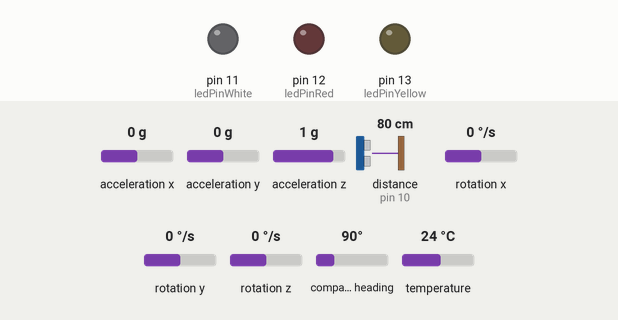
Recording of a sketch running on a simulated Arduino Uno, built for the host (arithmetic inside an expression is 32-bit, double 64-bit). On the bench: output pins drawn as LEDs (lit = HIGH). Wiring (inferred from the names in the program): ultrasonic range finder: trigger pin 9; echo pin 10. Inputs (shaded band) come from the test bench; at power-on: distance to the obstacle (sensor on pin 10) 80 cm, acceleration x 0 g, acceleration y 0 g, acceleration z 1 g, rotation x 0 °/s, rotation y 0 °/s, rotation z 0 °/s, compass heading 90°, temperature 24 °C. The echo pulse lasts 58.3 µs per cm; pins used as bus, display or sensor lines are not drawn; what the sketch prints to the serial monitor is not drawn.

Above: at 2.8 s.
2.9 s: distance to the obstacle (sensor on pin 10) set to 66 cm
At 4.4 s:
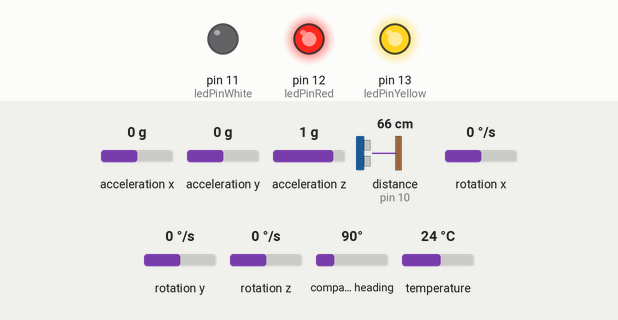
Timing chart, 0 to 9.5 s (numbered marks = the images above; inputs shaded):
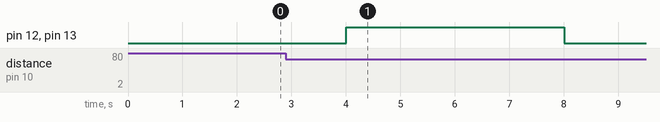

Measured:
- the behaviour switches between 72 and 71 cm on distance to the obstacle (sensor on pin 10) (found by bisection; images 0 and 1)
- after the input at 2.9 s, pin 12 (ledPinRed), pin 13 (ledPinYellow): LOW → HIGH after 1.1 s, → LOW 4.0 s later

The sketch:

_9DOF_RFID_Ultrasound.ino
```cpp
int ledPinYellow = 13;
int ledPinRed = 12;
int ledPinWhite = 11;

const int trigPin = 9;
const int echoPin = 10;
// defines variables
long duration;
int distance;

#include <SPI.h>
#include <Wire.h>
#include <Adafruit_Sensor.h>
#include <Adafruit_LSM9DS0.h>

Adafruit_LSM9DS0 lsm = Adafruit_LSM9DS0(1000);

#define LSM9DS0_XM_CS 10
#define LSM9DS0_GYRO_CS 9

#define LSM9DS0_SCLK 13
#define LSM9DS0_MISO 12
#define LSM9DS0_MOSI 11

#include <Adafruit_PN532.h>

// If using the breakout with SPI, define the pins for SPI communication.
#define PN532_SCK  (2)
#define PN532_MOSI (3)
#define PN532_SS   (4)
#define PN532_MISO (5)

// If using the breakout or shield with I2C, define just the pins connected
// to the IRQ and reset lines.  Use the values below (2, 3) for the shield!
#define PN532_IRQ   (2)
#define PN532_RESET (3)  // Not connected by default on the NFC Shield

// Or use this line for a breakout or shield with an I2C connection:
Adafruit_PN532 nfc(PN532_IRQ, PN532_RESET);

#if defined(ARDUINO_ARCH_SAMD)
   #define Serial SerialUSB
#endif

#include <avr/sleep.h>
#include <avr/power.h>

volatile int f_timer=0;
volatile int threshold = 0;
const unsigned int twosec = 34286;
const unsigned int foursec = 3036;
volatile unsigned int delay_period=0;

bool magnet_awake = false;
bool RFID_awake = false;

ISR(TIMER1_OVF_vect)
{
  TCNT1 = twosec;
  RFID_awake = false;
  magnet_awake = false;
  digitalWrite(ledPinYellow, LOW);
  digitalWrite(ledPinRed, LOW);
  digitalWrite(ledPinWhite, LOW);
  /* set the flag. */
  if(f_timer == 0)
  {
    f_timer = 1;
  }
}

void enterSleep(void)
{
  set_sleep_mode(SLEEP_MODE_IDLE);

  sleep_enable();
  power_adc_disable();
  power_spi_disable();
  power_timer0_disable();
  power_timer2_disable();
  power_twi_disable();

  sleep_mode();
  sleep_disable(); /* First thing to do is disable sleep. */
  power_all_enable();
}

void configureSensor(void) {
  lsm.setupMag(lsm.LSM9DS0_MAGGAIN_2GAUSS);
}

void setup() {
  delay_period = twosec;
  Serial.begin(9600);

  #ifndef ESP8266
    while (!Serial); // for Leonardo/Micro/Zero
  #endif

  Serial.begin(115200);

  nfc.begin();

  uint32_t versiondata = nfc.getFirmwareVersion();
  if (! versiondata) {
    //Serial.print("Didn't find PN53x board");
    while (1); // halt
  }

  nfc.setPassiveActivationRetries(0xFE);

  // configure board to read RFID tags
  nfc.SAMConfig();

  Serial.begin(9600);
  #ifndef ESP8266
    while (!Serial);     // will pause Zero, Leonardo, etc until serial console opens
  #endif
  /* Initialise the sensor */
  if(!lsm.begin()) {
    /* There was a problem detecting the LSM9DS0 ... check your connections */
    while(1);
  }

  /* Setup the sensor gain and integration time */
  configureSensor();

  pinMode(trigPin, OUTPUT); // Sets the trigPin as an Output
  pinMode(echoPin, INPUT); // Sets the echoPin as an Input
  Serial.begin(9600); //Starts the serial communication

  pinMode(ledPinYellow, OUTPUT);
  digitalWrite(ledPinYellow, LOW);
  pinMode(ledPinRed, OUTPUT);
  digitalWrite(ledPinRed, LOW);
  pinMode(ledPinWhite, OUTPUT);
  digitalWrite(ledPinWhite, LOW);

  // Calibrate distance sensor
  digitalWrite(trigPin, LOW);
  delayMicroseconds(2);
  // Sets the trigPin on HIGH state for 10 microseconds
  digitalWrite(trigPin, HIGH);
  delayMicroseconds(10);
  digitalWrite(trigPin, LOW);

  // Reads the echoPin, returns the sound wave travel time in microseconds
  duration = pulseIn(echoPin, HIGH);
  threshold = duration *.9;

  //Timer of 2 seconds
  TCCR1A = 0x00;
  TCNT1=delay_period;
  TCCR1B = 0x05;
  TIMSK1=0x01;
}
void magnet_sense(){
  if (magnet_awake){
    sensors_event_t accel, mag, gyro, temp;
    lsm.getEvent(&accel, &mag, &gyro, &temp);

    // print out magnetometer data
    float sum = abs(mag.magnetic.x) + abs(mag.magnetic.y) + abs(mag.magnetic.z);

    if (sum > 2){
      digitalWrite(ledPinRed, HIGH);
      byte msg[] = {1, 2, 1};
      Serial.write(msg,3);
      //Serial.println("Magnet Sense");
      magnet_awake = false;
    }
  }
}

bool ultrasound_sense(){
  digitalWrite(trigPin, LOW);
  delayMicroseconds(2);
  // Sets the trigPin on HIGH state for 10 microseconds
  digitalWrite(trigPin, HIGH);
  delayMicroseconds(10);
  digitalWrite(trigPin, LOW);

  // Reads the echoPin, returns the sound wave travel time in microseconds
  duration = pulseIn(echoPin, HIGH);
  if (duration < threshold){
    digitalWrite(ledPinYellow, HIGH);
    byte msg[] = {1, 6, 1};
    //Serial.println("Ultrasound Sense");
    Serial.write(msg,3);
    return true;
  }
  return false;
}

void RFID_sense(){
  if (RFID_awake){
    uint8_t success;
    uint8_t uid[] = { 0, 0, 0, 0, 0, 0, 0 };  // Buffer to store the returned UID
    uint8_t uidLength;                        // Length of the UID (4 or 7 bytes depending on ISO14443A card type)

    success = nfc.readPassiveTargetID(PN532_MIFARE_ISO14443A, uid, &uidLength);

    if (success) {
      digitalWrite(ledPinWhite, HIGH);
      if (uidLength == 4) {
        uint8_t keya[6] = { 0xFF, 0xFF, 0xFF, 0xFF, 0xFF, 0xFF };
        success = nfc.mifareclassic_AuthenticateBlock(uid, uidLength, 4, 0, keya);
        if (success) {
          uint8_t data[16];
          success = nfc.mifareclassic_ReadDataBlock(4, data);
          if (success) {
            byte bytelow = 1;
            byte bytemid = 1;
            byte bytehigh = 1;
            byte msg[] = {bytehigh, bytemid, bytelow};
            RFID_awake = false;
            //Serial.println("RFID Sense");
            Serial.write(msg, 3);
          }
        }
      }
    }
  }
}

void loop() {
  if(f_timer==1){
    f_timer = 0;

    bool sensed = ultrasound_sense();
    while (Serial.available() >= 3 || sensed){
      // read the incoming byte:
      byte Bytehigh = Serial.read();
      byte Bytemid = Serial.read();
      byte Bytelow = Serial.read();
      /*if (Bytehigh == 0) {
        TIMSK1 = 0x00;
        Serial.print("+++");
        delay(1000);
        Serial.print("ATID");
        Serial.print(Bytemid, HEX);
        Serial.print(Bytelow, HEX);
        Serial.print('\r');
        delay(1000);
        Serial.print("ATWR\r");
        while (Serial.available() >= 3) {
          Serial.read();
          Serial.read();
          Serial.read();
        }
        TIMSK1 = 0x01;
      }
      else */if (Bytemid >= 5 || sensed){
        sensed = false;
        // Message is from detector node
        //Turn off interrupt temporarily
        TIMSK1=0x00;
        TCNT1=foursec;
        // Change interrupt
        magnet_awake = true;
        RFID_awake = true;
        TIMSK1=0x01;
        while(magnet_awake||RFID_awake){
          magnet_sense();
          RFID_sense();
        }
      }
    }
    //Serial.println("Sleep");
    enterSleep();
  }
}
```
